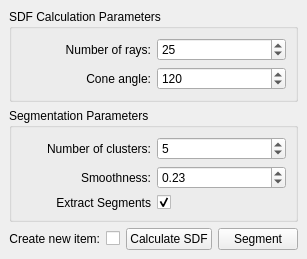
<?xml version="1.0" encoding="UTF-8"?>
<ui version="4.0">
 <class>Mesh_segmentation</class>
 <widget class="QDockWidget" name="Mesh_segmentation">
  <property name="geometry">
   <rect>
    <x>0</x>
    <y>0</y>
    <width>286</width>
    <height>254</height>
   </rect>
  </property>
  <property name="windowTitle">
   <string>Mesh Segmentation</string>
  </property>
  <widget class="QWidget" name="dockWidgetContents">
   <layout class="QVBoxLayout" name="verticalLayout">
    <item>
     <widget class="QGroupBox" name="groupBox_2">
      <property name="title">
       <string>SDF Calculation Parameters</string>
      </property>
      <layout class="QGridLayout" name="gridLayout_2">
       <item row="0" column="0">
        <widget class="QLabel" name="Number_of_rays_label">
         <property name="text">
          <string>Number of rays:</string>
         </property>
         <property name="alignment">
          <set>Qt::AlignRight|Qt::AlignTrailing|Qt::AlignVCenter</set>
         </property>
        </widget>
       </item>
       <item row="0" column="1">
        <widget class="QSpinBox" name="Number_of_rays_spin_box">
         <property name="value">
          <number>25</number>
         </property>
        </widget>
       </item>
       <item row="1" column="0">
        <widget class="QLabel" name="Cone_angle_label">
         <property name="text">
          <string>Cone angle:</string>
         </property>
         <property name="alignment">
          <set>Qt::AlignRight|Qt::AlignTrailing|Qt::AlignVCenter</set>
         </property>
        </widget>
       </item>
       <item row="1" column="1">
        <widget class="QSpinBox" name="Cone_angle_spin_box">
         <property name="maximum">
          <number>180</number>
         </property>
         <property name="value">
          <number>120</number>
         </property>
        </widget>
       </item>
      </layout>
     </widget>
    </item>
    <item>
     <widget class="QGroupBox" name="groupBox">
      <property name="title">
       <string>Segmentation Parameters</string>
      </property>
      <layout class="QGridLayout" name="gridLayout">
       <item row="0" column="1">
        <widget class="QSpinBox" name="Number_of_clusters_spin_box">
         <property name="value">
          <number>5</number>
         </property>
        </widget>
       </item>
       <item row="1" column="0">
        <widget class="QLabel" name="Smoothness_label">
         <property name="layoutDirection">
          <enum>Qt::LeftToRight</enum>
         </property>
         <property name="text">
          <string>Smoothness:</string>
         </property>
         <property name="alignment">
          <set>Qt::AlignRight|Qt::AlignTrailing|Qt::AlignVCenter</set>
         </property>
        </widget>
       </item>
       <item row="0" column="0">
        <widget class="QLabel" name="Number_of_clusters_label">
         <property name="text">
          <string>Number of clusters:</string>
         </property>
         <property name="alignment">
          <set>Qt::AlignRight|Qt::AlignTrailing|Qt::AlignVCenter</set>
         </property>
        </widget>
       </item>
       <item row="1" column="1">
        <widget class="QDoubleSpinBox" name="Smoothness_spin_box">
         <property name="maximum">
          <double>1.000000000000000</double>
         </property>
         <property name="singleStep">
          <double>0.010000000000000</double>
         </property>
         <property name="value">
          <double>0.230000000000000</double>
         </property>
        </widget>
       </item>
       <item row="2" column="0">
        <widget class="QLabel" name="label">
         <property name="layoutDirection">
          <enum>Qt::LeftToRight</enum>
         </property>
         <property name="text">
          <string>Extract Segments</string>
         </property>
         <property name="alignment">
          <set>Qt::AlignRight|Qt::AlignTrailing|Qt::AlignVCenter</set>
         </property>
        </widget>
       </item>
       <item row="2" column="1">
        <widget class="QCheckBox" name="Extract_segments_check_box">
         <property name="text">
          <string/>
         </property>
         <property name="checked">
          <bool>true</bool>
         </property>
        </widget>
       </item>
      </layout>
     </widget>
    </item>
    <item>
     <layout class="QHBoxLayout">
      <item>
       <layout class="QGridLayout" name="gridLayout_3">
        <item row="0" column="0">
         <widget class="QLabel" name="New_item_label">
          <property name="text">
           <string>Create new item:</string>
          </property>
          <property name="alignment">
           <set>Qt::AlignRight|Qt::AlignTrailing|Qt::AlignVCenter</set>
          </property>
         </widget>
        </item>
        <item row="0" column="1">
         <widget class="QCheckBox" name="New_item_check_box">
          <property name="text">
           <string/>
          </property>
         </widget>
        </item>
       </layout>
      </item>
      <item>
       <widget class="QPushButton" name="SDF_button">
        <property name="text">
         <string>Calculate SDF</string>
        </property>
       </widget>
      </item>
      <item>
       <widget class="QPushButton" name="Partition_button">
        <property name="text">
         <string>Segment</string>
        </property>
       </widget>
      </item>
     </layout>
    </item>
   </layout>
  </widget>
 </widget>
 <resources/>
 <connections/>
</ui>
